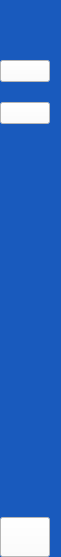
    <widget class="QWidget" name="wdgtShortSidebar" native="true">
     <property name="maximumSize">
      <size>
       <width>50</width>
       <height>16777215</height>
      </size>
     </property>
     <property name="styleSheet">
      <string notr="true">background-color: rgb(25, 90, 189);</string>
     </property>
     <layout class="QVBoxLayout" name="verticalLayout_4">
      <property name="spacing">
       <number>0</number>
      </property>
      <property name="leftMargin">
       <number>0</number>
      </property>
      <property name="topMargin">
       <number>0</number>
      </property>
      <property name="rightMargin">
       <number>0</number>
      </property>
      <property name="bottomMargin">
       <number>0</number>
      </property>
      <item>
       <layout class="QHBoxLayout" name="horizontalLayout">
        <property name="spacing">
         <number>0</number>
        </property>
        <property name="leftMargin">
         <number>0</number>
        </property>
        <property name="rightMargin">
         <number>11</number>
        </property>
        <item>
         <widget class="QLabel" name="label_3">
          <property name="minimumSize">
           <size>
            <width>50</width>
            <height>40</height>
           </size>
          </property>
          <property name="maximumSize">
           <size>
            <width>50</width>
            <height>40</height>
           </size>
          </property>
          <property name="text">
           <string/>
          </property>
          <property name="pixmap">
           <pixmap resource="resources.qrc">:/icons/icons/logo_icon_alt-1.png</pixmap>
          </property>
          <property name="scaledContents">
           <bool>true</bool>
          </property>
         </widget>
        </item>
       </layout>
      </item>
      <item>
       <layout class="QVBoxLayout" name="verticalLayout_2">
        <property name="spacing">
         <number>20</number>
        </property>
        <property name="topMargin">
         <number>20</number>
        </property>
        <item>
         <widget class="QPushButton" name="btnEdEmplSmall">
          <property name="maximumSize">
           <size>
            <width>50</width>
            <height>40</height>
           </size>
          </property>
          <property name="styleSheet">
           <string notr="true">background-color: rgb(255, 255, 255);</string>
          </property>
          <property name="text">
           <string/>
          </property>
          <property name="icon">
           <iconset resource="resources.qrc">
            <normaloff>:/icons/icons/sales_dashboard.png</normaloff>:/icons/icons/sales_dashboard.png</iconset>
          </property>
          <property name="iconSize">
           <size>
            <width>25</width>
            <height>25</height>
           </size>
          </property>
          <property name="checkable">
           <bool>true</bool>
          </property>
          <property name="autoExclusive">
           <bool>true</bool>
          </property>
         </widget>
        </item>
        <item>
         <widget class="QPushButton" name="btnEmplDashSmall">
          <property name="maximumSize">
           <size>
            <width>50</width>
            <height>40</height>
           </size>
          </property>
          <property name="styleSheet">
           <string notr="true">background-color: rgb(255, 255, 255);</string>
          </property>
          <property name="text">
           <string/>
          </property>
          <property name="icon">
           <iconset resource="resources.qrc">
            <normaloff>:/icons/icons/employee_dashboard.png</normaloff>:/icons/icons/employee_dashboard.png</iconset>
          </property>
          <property name="iconSize">
           <size>
            <width>25</width>
            <height>25</height>
           </size>
          </property>
          <property name="checkable">
           <bool>true</bool>
          </property>
          <property name="autoExclusive">
           <bool>true</bool>
          </property>
         </widget>
        </item>
       </layout>
      </item>
      <item>
       <spacer name="verticalSpacer">
        <property name="orientation">
         <enum>Qt::Vertical</enum>
        </property>
        <property name="sizeHint" stdset="0">
         <size>
          <width>20</width>
          <height>393</height>
         </size>
        </property>
       </spacer>
      </item>
      <item>
       <widget class="QPushButton" name="btnExitSmall">
        <property name="minimumSize">
         <size>
          <width>50</width>
          <height>40</height>
         </size>
        </property>
        <property name="maximumSize">
         <size>
          <width>40</width>
          <height>40</height>
         </size>
        </property>
        <property name="styleSheet">
         <string notr="true">background-color: rgb(255, 255, 255);</string>
        </property>
        <property name="text">
         <string/>
        </property>
        <property name="icon">
         <iconset resource="resources.qrc">
          <normaloff>:/icons/icons/exit.png</normaloff>:/icons/icons/exit.png</iconset>
        </property>
        <property name="iconSize">
         <size>
          <width>25</width>
          <height>25</height>
         </size>
        </property>
       </widget>
      </item>
     </layout>
    </widget>
